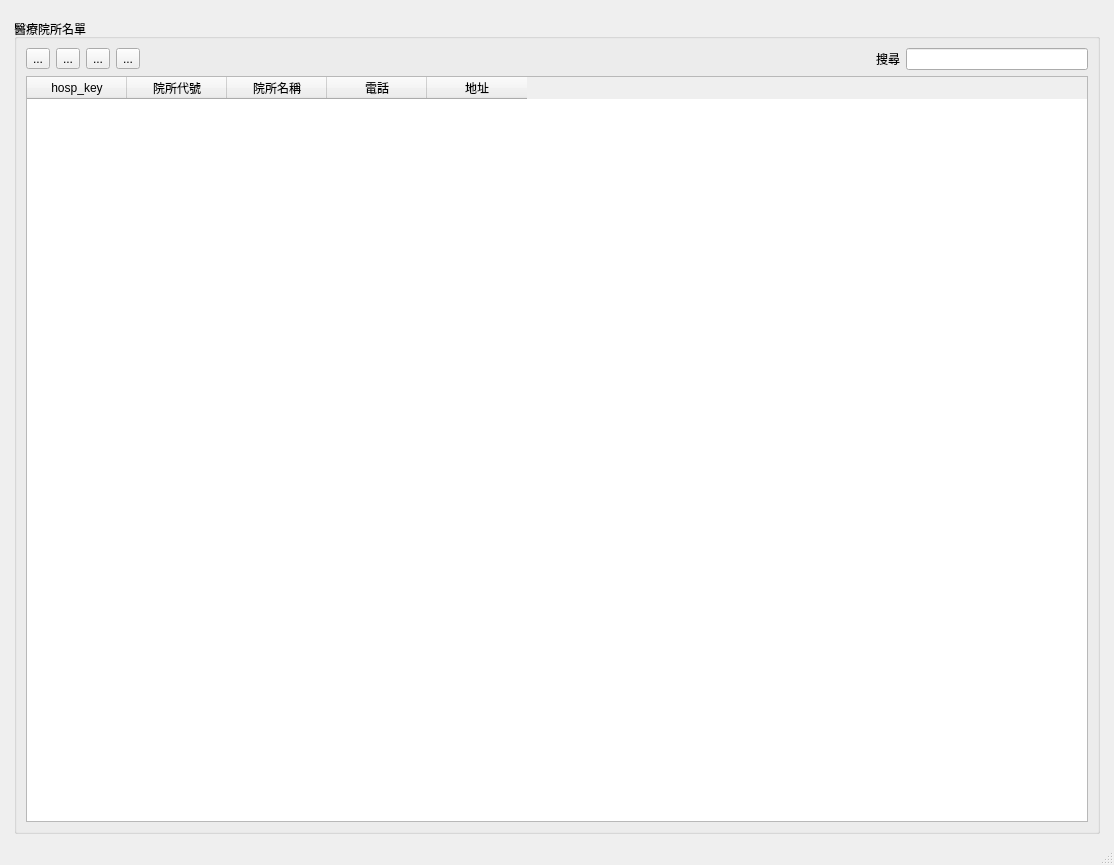
<?xml version="1.0" encoding="UTF-8"?>
<ui version="4.0">
 <class>Dict_instruction</class>
 <widget class="QMainWindow" name="Dict_instruction">
  <property name="geometry">
   <rect>
    <x>0</x>
    <y>0</y>
    <width>1114</width>
    <height>865</height>
   </rect>
  </property>
  <property name="windowTitle">
   <string>用藥指示</string>
  </property>
  <widget class="QWidget" name="centralwidget">
   <layout class="QHBoxLayout" name="horizontalLayout">
    <item>
     <layout class="QHBoxLayout" name="horizontalLayout_2">
      <property name="leftMargin">
       <number>5</number>
      </property>
      <property name="topMargin">
       <number>10</number>
      </property>
      <property name="rightMargin">
       <number>5</number>
      </property>
      <item>
       <widget class="QGroupBox" name="groupBox_dict_symptom">
        <property name="maximumSize">
         <size>
          <width>16777215</width>
          <height>16777215</height>
         </size>
        </property>
        <property name="title">
         <string>醫療院所名單</string>
        </property>
        <layout class="QVBoxLayout" name="verticalLayout_6">
         <item>
          <layout class="QVBoxLayout" name="verticalLayout_5">
           <item>
            <layout class="QHBoxLayout" name="horizontalLayout_5">
             <item>
              <widget class="QToolButton" name="toolButton_add_hosp">
               <property name="text">
                <string>...</string>
               </property>
               <property name="icon">
                <iconset>
                 <normaloff>../icons/gtk-add.svg</normaloff>../icons/gtk-add.svg</iconset>
               </property>
              </widget>
             </item>
             <item>
              <widget class="QToolButton" name="toolButton_remove_hosp">
               <property name="text">
                <string>...</string>
               </property>
               <property name="icon">
                <iconset>
                 <normaloff>../icons/gtk-remove.svg</normaloff>../icons/gtk-remove.svg</iconset>
               </property>
              </widget>
             </item>
             <item>
              <widget class="QToolButton" name="toolButton_download">
               <property name="toolTip">
                <string>線上更新</string>
               </property>
               <property name="text">
                <string>...</string>
               </property>
               <property name="icon">
                <iconset>
                 <normaloff>../icons/applications-internet.png</normaloff>../icons/applications-internet.png</iconset>
               </property>
              </widget>
             </item>
             <item>
              <widget class="QToolButton" name="toolButton_import">
               <property name="toolTip">
                <string>匯入院所資料</string>
               </property>
               <property name="text">
                <string>...</string>
               </property>
               <property name="icon">
                <iconset>
                 <normaloff>../icons/document-import.svg</normaloff>../icons/document-import.svg</iconset>
               </property>
              </widget>
             </item>
             <item>
              <spacer name="horizontalSpacer_3">
               <property name="orientation">
                <enum>Qt::Horizontal</enum>
               </property>
               <property name="sizeHint" stdset="0">
                <size>
                 <width>40</width>
                 <height>20</height>
                </size>
               </property>
              </spacer>
             </item>
             <item>
              <spacer name="horizontalSpacer">
               <property name="orientation">
                <enum>Qt::Horizontal</enum>
               </property>
               <property name="sizeHint" stdset="0">
                <size>
                 <width>40</width>
                 <height>20</height>
                </size>
               </property>
              </spacer>
             </item>
             <item>
              <spacer name="horizontalSpacer_2">
               <property name="orientation">
                <enum>Qt::Horizontal</enum>
               </property>
               <property name="sizeHint" stdset="0">
                <size>
                 <width>40</width>
                 <height>20</height>
                </size>
               </property>
              </spacer>
             </item>
             <item>
              <spacer name="horizontalSpacer_4">
               <property name="orientation">
                <enum>Qt::Horizontal</enum>
               </property>
               <property name="sizeHint" stdset="0">
                <size>
                 <width>40</width>
                 <height>20</height>
                </size>
               </property>
              </spacer>
             </item>
             <item>
              <widget class="QLabel" name="label">
               <property name="text">
                <string>搜尋</string>
               </property>
              </widget>
             </item>
             <item>
              <widget class="QLineEdit" name="lineEdit_query"/>
             </item>
            </layout>
           </item>
           <item>
            <widget class="QTableWidget" name="tableWidget_dict_hosp">
             <property name="editTriggers">
              <set>QAbstractItemView::NoEditTriggers</set>
             </property>
             <property name="selectionMode">
              <enum>QAbstractItemView::SingleSelection</enum>
             </property>
             <property name="selectionBehavior">
              <enum>QAbstractItemView::SelectRows</enum>
             </property>
             <column>
              <property name="text">
               <string>hosp_key</string>
              </property>
             </column>
             <column>
              <property name="text">
               <string>院所代號</string>
              </property>
             </column>
             <column>
              <property name="text">
               <string>院所名稱</string>
              </property>
             </column>
             <column>
              <property name="text">
               <string>電話</string>
              </property>
             </column>
             <column>
              <property name="text">
               <string>地址</string>
              </property>
             </column>
            </widget>
           </item>
          </layout>
         </item>
        </layout>
       </widget>
      </item>
     </layout>
    </item>
   </layout>
  </widget>
  <widget class="QStatusBar" name="statusbar"/>
  <widget class="QMenuBar" name="menubar">
   <property name="geometry">
    <rect>
     <x>0</x>
     <y>0</y>
     <width>1114</width>
     <height>27</height>
    </rect>
   </property>
  </widget>
 </widget>
 <resources/>
 <connections/>
</ui>
